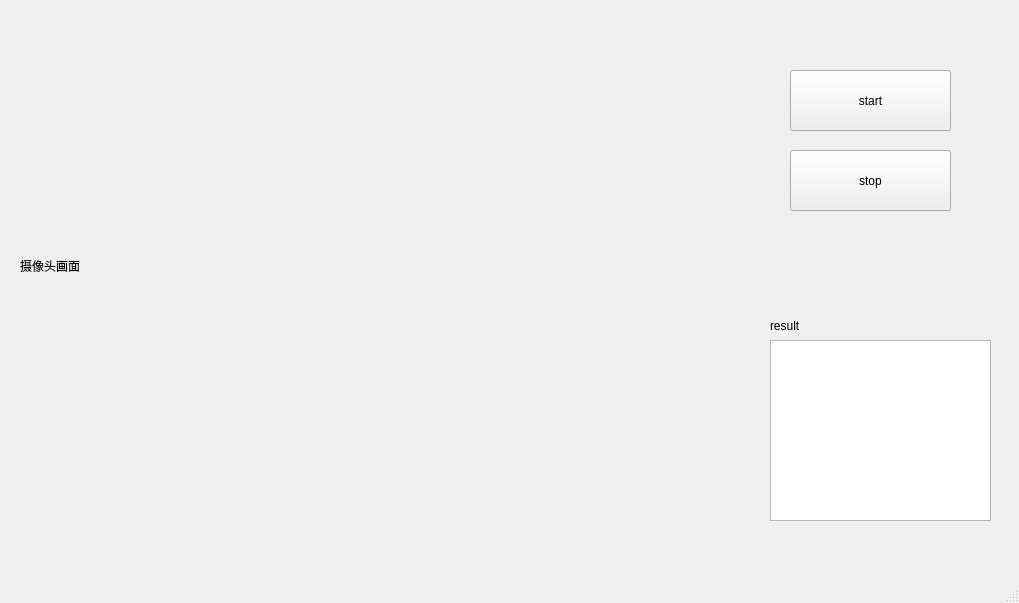
<?xml version="1.0" encoding="UTF-8"?>
<ui version="4.0">
 <class>testModel</class>
 <widget class="QMainWindow" name="testModel">
  <property name="geometry">
   <rect>
    <x>0</x>
    <y>0</y>
    <width>1019</width>
    <height>603</height>
   </rect>
  </property>
  <property name="windowTitle">
   <string>test model</string>
  </property>
  <widget class="QWidget" name="centralwidget">
   <widget class="QLabel" name="label">
    <property name="geometry">
     <rect>
      <x>20</x>
      <y>40</y>
      <width>711</width>
      <height>451</height>
     </rect>
    </property>
    <property name="text">
     <string>摄像头画面</string>
    </property>
   </widget>
   <widget class="QPushButton" name="pushButton">
    <property name="geometry">
     <rect>
      <x>790</x>
      <y>70</y>
      <width>161</width>
      <height>61</height>
     </rect>
    </property>
    <property name="text">
     <string>start</string>
    </property>
   </widget>
   <widget class="QPushButton" name="pushButton_2">
    <property name="geometry">
     <rect>
      <x>790</x>
      <y>150</y>
      <width>161</width>
      <height>61</height>
     </rect>
    </property>
    <property name="text">
     <string>stop</string>
    </property>
   </widget>
   <widget class="QLabel" name="label_2">
    <property name="geometry">
     <rect>
      <x>770</x>
      <y>320</y>
      <width>54</width>
      <height>12</height>
     </rect>
    </property>
    <property name="text">
     <string>result</string>
    </property>
   </widget>
   <widget class="QTextBrowser" name="textBrowser">
    <property name="geometry">
     <rect>
      <x>770</x>
      <y>340</y>
      <width>221</width>
      <height>181</height>
     </rect>
    </property>
   </widget>
  </widget>
  <widget class="QMenuBar" name="menubar">
   <property name="geometry">
    <rect>
     <x>0</x>
     <y>0</y>
     <width>1019</width>
     <height>23</height>
    </rect>
   </property>
  </widget>
  <widget class="QStatusBar" name="statusbar"/>
 </widget>
 <resources/>
 <connections/>
</ui>
